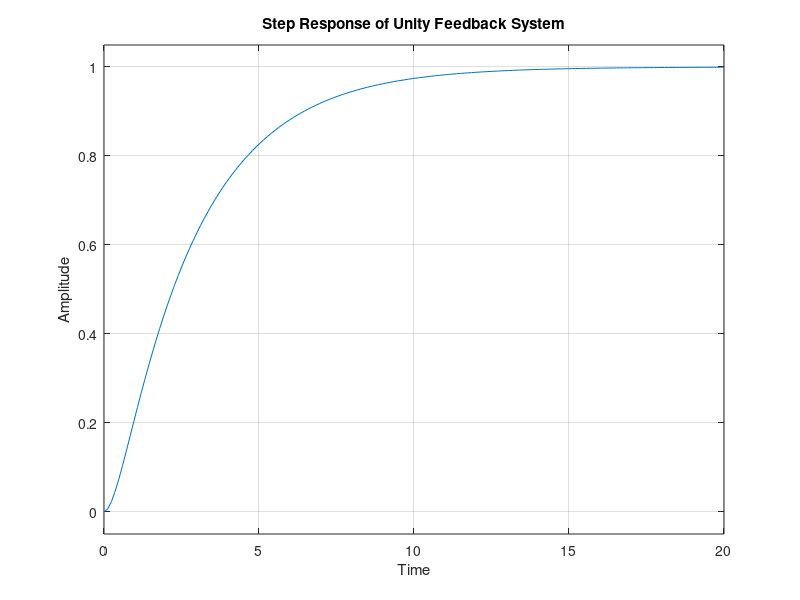

This figure's MATLAB source:
%Yasmin Al Shawawrh
%1220848
%Q1

A = [1]; %numerator 
B = [1 3 0]; %denominator
G = tf(A, B);  
T = feedback(G, 1); 
step(T);
title('Step Response of Unity Feedback System');
xlabel('Time');
ylabel('Amplitude');
grid on;
